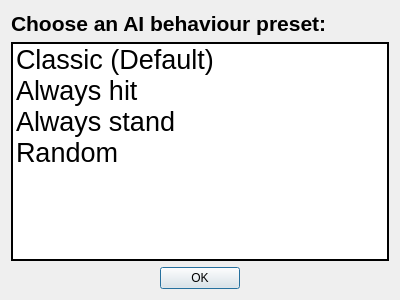
<?xml version="1.0" encoding="UTF-8"?>
<ui version="4.0">
 <class>AiMode</class>
 <widget class="QDialog" name="AiMode">
  <property name="geometry">
   <rect>
    <x>0</x>
    <y>0</y>
    <width>400</width>
    <height>300</height>
   </rect>
  </property>
  <property name="windowTitle">
   <string>AI Presets</string>
  </property>
  <layout class="QGridLayout" name="gridLayout">
   <item row="1" column="0">
    <widget class="QListWidget" name="listWidget">
     <property name="font">
      <font>
       <pointsize>20</pointsize>
      </font>
     </property>
     <property name="frameShape">
      <enum>QFrame::Shape::WinPanel</enum>
     </property>
     <property name="frameShadow">
      <enum>QFrame::Shadow::Plain</enum>
     </property>
     <item>
      <property name="text">
       <string>Classic (Default)</string>
      </property>
      <property name="toolTip">
       <string>Dealer hits as long as his total value doesn't exceed 17.</string>
      </property>
      <property name="statusTip">
       <string/>
      </property>
     </item>
     <item>
      <property name="text">
       <string>Always hit</string>
      </property>
      <property name="toolTip">
       <string>Dealer always hits.</string>
      </property>
     </item>
     <item>
      <property name="text">
       <string>Always stand</string>
      </property>
      <property name="toolTip">
       <string>Dealer always stands.</string>
      </property>
     </item>
     <item>
      <property name="text">
       <string>Random</string>
      </property>
      <property name="toolTip">
       <string>Dealer can randomly decide to hit or not.</string>
      </property>
     </item>
    </widget>
   </item>
   <item row="0" column="0">
    <widget class="QLabel" name="label">
     <property name="font">
      <font>
       <pointsize>16</pointsize>
       <bold>true</bold>
      </font>
     </property>
     <property name="text">
      <string>Choose an AI behaviour preset:</string>
     </property>
    </widget>
   </item>
   <item row="2" column="0">
    <widget class="QDialogButtonBox" name="buttonBox">
     <property name="orientation">
      <enum>Qt::Orientation::Horizontal</enum>
     </property>
     <property name="standardButtons">
      <set>QDialogButtonBox::StandardButton::Ok</set>
     </property>
     <property name="centerButtons">
      <bool>true</bool>
     </property>
    </widget>
   </item>
  </layout>
 </widget>
 <resources/>
 <connections>
  <connection>
   <sender>buttonBox</sender>
   <signal>accepted()</signal>
   <receiver>AiMode</receiver>
   <slot>accept()</slot>
   <hints>
    <hint type="sourcelabel">
     <x>248</x>
     <y>254</y>
    </hint>
    <hint type="destinationlabel">
     <x>157</x>
     <y>274</y>
    </hint>
   </hints>
  </connection>
  <connection>
   <sender>buttonBox</sender>
   <signal>rejected()</signal>
   <receiver>AiMode</receiver>
   <slot>reject()</slot>
   <hints>
    <hint type="sourcelabel">
     <x>316</x>
     <y>260</y>
    </hint>
    <hint type="destinationlabel">
     <x>286</x>
     <y>274</y>
    </hint>
   </hints>
  </connection>
 </connections>
</ui>
